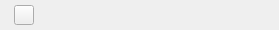
<?xml version="1.0" encoding="UTF-8"?>
<ui version="4.0">
 <class>QSysNotifyItem</class>
 <widget class="QWidget" name="QSysNotifyItem">
  <property name="geometry">
   <rect>
    <x>0</x>
    <y>0</y>
    <width>279</width>
    <height>30</height>
   </rect>
  </property>
  <property name="windowTitle">
   <string>QSysNotifyItem</string>
  </property>
  <layout class="QHBoxLayout" name="horizontalLayout">
   <property name="spacing">
    <number>0</number>
   </property>
   <property name="leftMargin">
    <number>0</number>
   </property>
   <property name="topMargin">
    <number>0</number>
   </property>
   <property name="rightMargin">
    <number>0</number>
   </property>
   <property name="bottomMargin">
    <number>0</number>
   </property>
   <item>
    <widget class="QWidget" name="widget" native="true">
     <property name="minimumSize">
      <size>
       <width>279</width>
       <height>30</height>
      </size>
     </property>
     <layout class="QHBoxLayout" name="horizontalLayout_2">
      <property name="spacing">
       <number>0</number>
      </property>
      <property name="leftMargin">
       <number>14</number>
      </property>
      <property name="topMargin">
       <number>0</number>
      </property>
      <property name="rightMargin">
       <number>15</number>
      </property>
      <property name="bottomMargin">
       <number>0</number>
      </property>
      <item>
       <widget class="QPushButton" name="pushButton_pic">
        <property name="minimumSize">
         <size>
          <width>10</width>
          <height>10</height>
         </size>
        </property>
        <property name="maximumSize">
         <size>
          <width>20</width>
          <height>20</height>
         </size>
        </property>
        <property name="text">
         <string/>
        </property>
       </widget>
      </item>
      <item>
       <widget class="QLabel" name="label_info">
        <property name="text">
         <string/>
        </property>
       </widget>
      </item>
     </layout>
    </widget>
   </item>
  </layout>
 </widget>
 <layoutdefault spacing="6" margin="11"/>
 <resources/>
 <connections/>
</ui>
